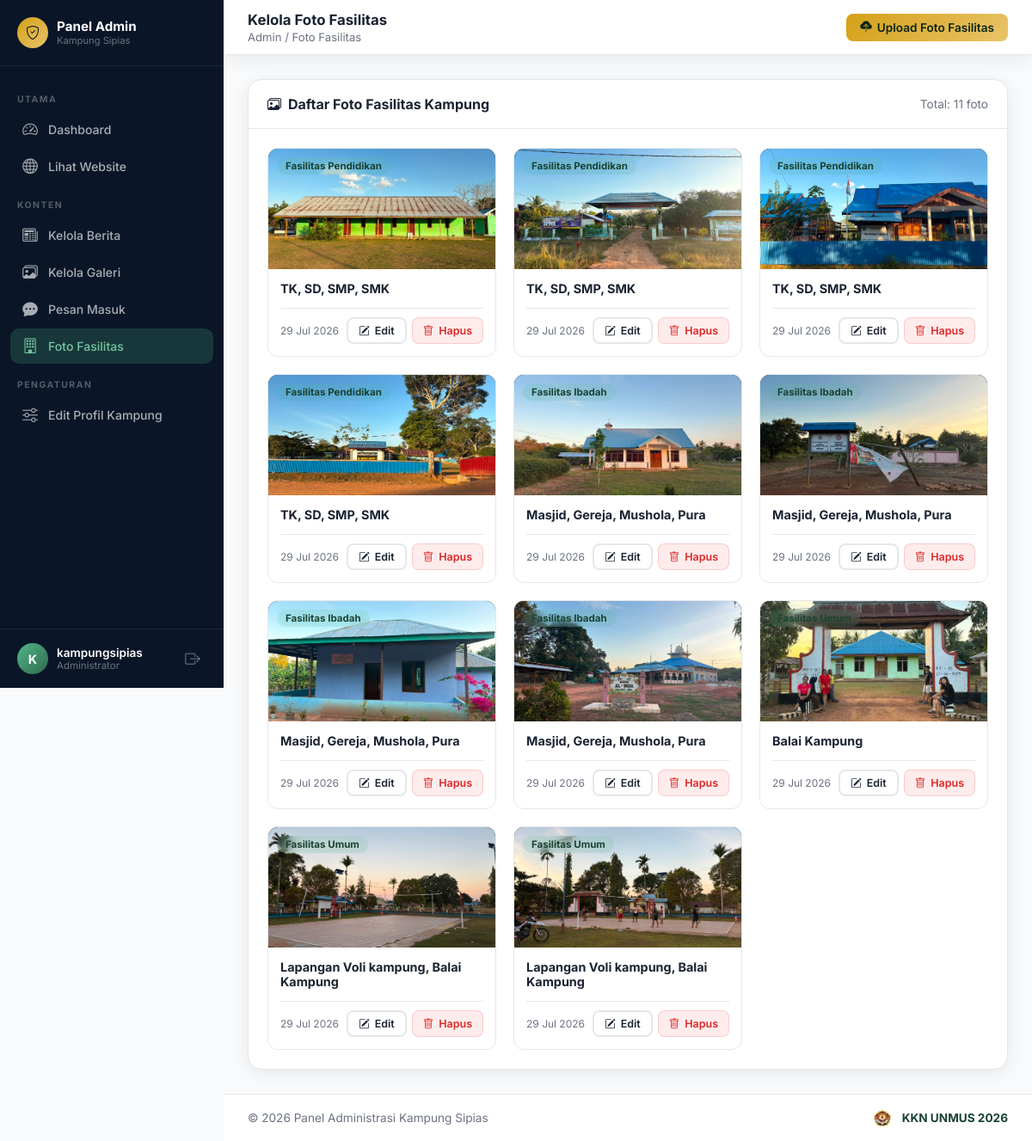
Page /admin-panel/fasilitas/ (signed in) on the committed database.
### core/models.py (models this page shows, shortened)
class FotoFasilitas(models.Model):
    KATEGORI_CHOICES = [
        ('kesehatan', 'Fasilitas Kesehatan'),
        ('pendidikan', 'Fasilitas Pendidikan'),
        ('ibadah', 'Fasilitas Ibadah'),
        ('umum', 'Fasilitas Umum'),
    ]
    kategori = models.CharField(max_length=20, choices=KATEGORI_CHOICES)
    judul = models.CharField(max_length=150, blank=True, help_text='Judul / nama fasilitas (opsional)')
    foto = models.ImageField(upload_to='fasilitas/')
    urutan = models.PositiveSmallIntegerField(default=0)
    created_at = models.DateTimeField(auto_now_add=True)
    class Meta:
        ordering = ['urutan', '-created_at']
        verbose_name = 'Foto Fasilitas'
        verbose_name_plural = 'Foto Fasilitas'

### core/admin_views.py (the view)
# urls.py: path('fasilitas/', admin_views.admin_fasilitas_list, name='admin_fasilitas_list'),
@login_required(login_url='/admin-panel/login/')
def admin_fasilitas_list(request):
    foto_list = FotoFasilitas.objects.all()
    return render(request, 'admin_panel/fasilitas_list.html', {'foto_list': foto_list})

### core/context_processors.py (called while the page is built)
def profil_context(request):
    try:
        profil = ProfilKampung.objects.first()
    except Exception:
        profil = None
    return {
        'profil': profil
    }

### templates/admin_panel/fasilitas_list.html (shortened to what this page needs)
{% extends 'admin_panel/base_admin.html' %}
{% block page_title %}Kelola Foto Fasilitas{% endblock %}
{% block breadcrumb %}Admin / Foto Fasilitas{% endblock %}
{% block topbar_actions %}
<a href="{% url 'admin_panel:admin_fasilitas_upload' %}" class="btn btn-primary"><i class="bi bi-cloud-upload-fill"></i> Upload Foto Fasilitas</a>
{% endblock %}
{% block content %}
<div class="card">
  <div class="card-header">
    <span class="card-title"><i class="bi bi-images"></i> Daftar Foto Fasilitas Kampung</span>
    <span style="font-size:0.85rem;color:var(--muted);">Total: {{ foto_list.count }} foto</span>
  </div>
  <div class="card-body">
    {% if foto_list %}
    <div style="display:grid;grid-template-columns:repeat(auto-fill, minmax(220px, 1fr));gap:20px;">
      {% for item in foto_list %}
      <div style="background:#fff;border-radius:12px;border:1px solid var(--border);overflow:hidden;box-shadow:var(--shadow-xs);display:flex;flex-direction:column;">
        <div style="height:140px;position:relative;background:#0A1628;">
          <img src="{{ item.foto.url }}" alt="{{ item.judul }}" style="width:100%;height:100%;object-fit:cover;">
          <span class="badge badge-green" style="position:absolute;top:10px;left:10px;backdrop-filter:blur(6px);">
            {{ item.get_kategori_display }}
          </span>
        </div>
        <div style="padding:14px;flex:1;display:flex;flex-direction:column;justify-content:space-between;">
          <div style="font-size:0.9rem;font-weight:700;color:var(--text);margin-bottom:8px;">
            {{ item.judul|default:'Tanpa Judul' }}
          </div>
          <div style="display:flex;align-items:center;justify-content:space-between;padding-top:10px;border-top:1px solid var(--border);margin-top:6px;">
            <span style="font-size:0.75rem;color:var(--muted);">{{ item.created_at|date:"d M Y" }}</span>
            <div style="display:flex;gap:6px;">
              <a href="{% url 'admin_panel:admin_fasilitas_edit' item.pk %}" class="btn btn-sm btn-outline"><i class="bi bi-pencil-square"></i> Edit</a>
              <a href="{% url 'admin_panel:admin_fasilitas_hapus' item.pk %}" class="btn btn-sm btn-danger"><i class="bi bi-trash"></i> Hapus</a>
            </div>
          </div>
        </div>
      </div>
      {% endfor %}
    </div>
    {% endif %}
  </div>
</div>
{% endblock %}

### templates/admin_panel/base_admin.html (shortened to what this page needs)
<!DOCTYPE html>
<html lang="id">
<head>
  {% load static %}
  <link rel="stylesheet" href="https://cdn.jsdelivr.net/npm/bootstrap-icons@1.11.3/font/bootstrap-icons.min.css">
</head>
<body>
<aside class="sidebar" id="sidebar">
  <div class="sidebar-header">
    <div class="sidebar-logo">
      <div class="sidebar-logo-icon"><i class="bi bi-shield-check"></i></div>
      <div>
        <div class="sidebar-logo-text">Panel Admin</div>
        <div class="sidebar-logo-sub">Kampung Sipias</div>
      </div>
    </div>
  </div>
  <nav class="sidebar-nav">
    <div class="nav-section">Utama</div>
    <a href="{% url 'admin_panel:admin_dashboard' %}" class="nav-item {% if request.resolver_match.url_name == 'admin_dashboard' %}active{% endif %}">
      <span class="nav-icon"><i class="bi bi-speedometer2"></i></span> Dashboard
    </a>
    <a href="/" class="nav-item" target="_blank">
      <span class="nav-icon"><i class="bi bi-globe"></i></span> Lihat Website
    </a>
    <div class="nav-section">Konten</div>
    <a href="{% url 'admin_panel:admin_berita_list' %}" class="nav-item {% if 'berita' in request.resolver_match.url_name %}active{% endif %}">
      <span class="nav-icon"><i class="bi bi-newspaper"></i></span> Kelola Berita
    </a>
    <a href="{% url 'admin_panel:admin_galeri_list' %}" class="nav-item {% if 'galeri' in request.resolver_match.url_name %}active{% endif %}">
      <span class="nav-icon"><i class="bi bi-images"></i></span> Kelola Galeri
    </a>
    <a href="{% url 'admin_panel:admin_pesan_list' %}" class="nav-item {% if 'pesan' in request.resolver_match.url_name %}active{% endif %}">
      <span class="nav-icon"><i class="bi bi-chat-dots-fill"></i></span> Pesan Masuk
    </a>
    <a href="{% url 'admin_panel:admin_fasilitas_list' %}" class="nav-item {% if 'fasilitas' in request.resolver_match.url_name %}active{% endif %}">
      <span class="nav-icon"><i class="bi bi-building"></i></span> Foto Fasilitas
    </a>
    <div class="nav-section">Pengaturan</div>
    <a href="{% url 'admin_panel:admin_profil_edit' %}" class="nav-item {% if request.resolver_match.url_name == 'admin_profil_edit' %}active{% endif %}">
      <span class="nav-icon"><i class="bi bi-sliders"></i></span> Edit Profil Kampung
    </a>
  </nav>
  <div class="sidebar-footer">
    <div class="sidebar-user">
      <div class="sidebar-avatar">{{ request.user.username|first|upper }}</div>
      <div class="sidebar-user-info">
        <div class="sidebar-user-name">{{ request.user.username }}</div>
        <div class="sidebar-user-role">Administrator</div>
      </div>
      <a href="{% url 'admin_panel:admin_logout' %}" class="sidebar-logout" title="Logout">
        <i class="bi bi-box-arrow-right"></i>
      </a>
    </div>
  </div>
</aside>
<main class="main">
  <div class="topbar">
    <div class="topbar-left">
      <div>
        <div class="topbar-title">{% block page_title %}Dashboard{% endblock %}</div>
        <div class="topbar-breadcrumb">{% block breadcrumb %}Admin / Dashboard{% endblock %}</div>
      </div>
    </div>
    <div class="topbar-actions">
      {% block topbar_actions %}{% endblock %}
    </div>
  </div>
  <div class="page-content">
    {% block content %}{% endblock %}
  </div>
  <footer style="padding: 16px 28px; background: #FFFFFF; border-top: 1px solid var(--border); display: flex; align-items: center; justify-content: space-between; flex-wrap: wrap; gap: 12px; font-size: 0.85rem; color: var(--muted);">
    <span>© 2026 Panel Administrasi Kampung Sipias</span>
    <div style="display: inline-flex; align-items: center; gap: 8px; font-weight: 700; color: var(--primary);">
      <img src="{% static 'images/logo_unmus.png' %}?v=3" alt="Logo UNMUS" style="height: 22px; width: auto; object-fit: contain;">
      <span>KKN UNMUS 2026</span>
    </div>
  </footer>
</main>
</body>
</html>

### rows in the picture
FotoFasilitas: foto (picture), kategori "Fasilitas Pendidikan", judul "TK, SD, SMP, SMK", created_at "29 Jul 2026"
FotoFasilitas: foto (picture), kategori "Fasilitas Pendidikan", judul "TK, SD, SMP, SMK", created_at "29 Jul 2026"
FotoFasilitas: foto (picture), kategori "Fasilitas Pendidikan", judul "TK, SD, SMP, SMK", created_at "29 Jul 2026"
FotoFasilitas: foto (picture), kategori "Fasilitas Pendidikan", judul "TK, SD, SMP, SMK", created_at "29 Jul 2026"
FotoFasilitas: foto (picture), kategori "Fasilitas Ibadah", judul "Masjid, Gereja, Mushola, Pura", created_at "29 Jul 2026"
FotoFasilitas: foto (picture), kategori "Fasilitas Ibadah", judul "Masjid, Gereja, Mushola, Pura", created_at "29 Jul 2026"
FotoFasilitas: foto (picture), kategori "Fasilitas Ibadah", judul "Masjid, Gereja, Mushola, Pura", created_at "29 Jul 2026"
FotoFasilitas: foto (picture), kategori "Fasilitas Ibadah", judul "Masjid, Gereja, Mushola, Pura", created_at "29 Jul 2026"
FotoFasilitas: foto (picture), kategori "Fasilitas Umum", judul "Balai Kampung", created_at "29 Jul 2026"
FotoFasilitas: foto (picture), kategori "Fasilitas Umum", judul "Lapangan Voli kampung, Balai Kampung", created_at "29 Jul 2026"
FotoFasilitas: foto (picture), kategori "Fasilitas Umum", judul "Lapangan Voli kampung, Balai Kampung", created_at "29 Jul 2026"

### other values in the picture
{{ request.user.username|first|upper }} "K"
{{ request.user.username }} "kampungsipias"
{{ foto_list.count }} "11"
